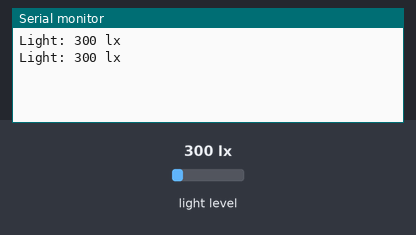
This sketch was run on a simulated Arduino Uno, built with avr-gcc and run on an emulated ATmega328P. Shown: the last lines printed to the serial monitor. Inputs (shaded band) come from the test bench; at power-on: light level 300 lx.

Above: at 1.8 s.
1.9 s: light level set to 40 lx
At 2.7 s:
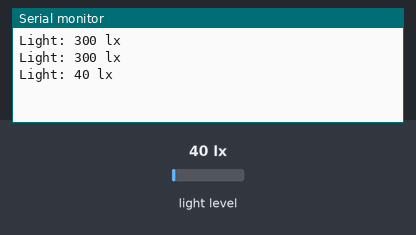
3.4 s: light level set to 500 lx
At 4.8 s:
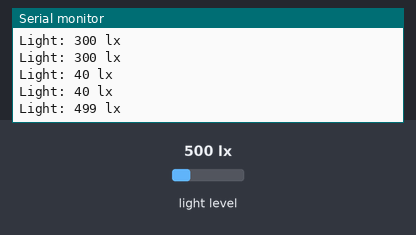
Timing chart, 0 to 6.4 s (numbered marks = the images above; inputs shaded):
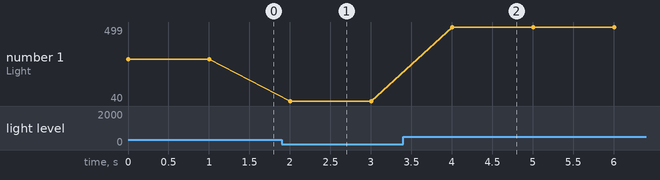

Measured:
- after the input at 1.9 s, the serial monitor: prints a new line after 0.10 s (image 1)
- after the input at 3.4 s, the serial monitor: prints a new line after 0.60 s (image 2)
- plotted number 1: 300 → 40 after the input at 1.9 s, 40 → 499 after the input at 3.4 s

The sketch:

_BH1750_Arduino.ino
```cpp
/*
Connection:

    VCC -> 3V3 or 5V
    GND -> GND
    SCL -> SCL (A5 on Arduino Uno, Leonardo, etc or 21 on Mega and Due, on esp8266 free selectable)
    SDA -> SDA (A4 on Arduino Uno, Leonardo, etc or 20 on Mega and Due, on esp8266 free selectable)
    ADD -> (not connected) or GND

  ADD pin => 0.7VCC => sensor address 0x5C
  ADD pin <  0.7VCC => sensor address 0x23
*/

#include <Wire.h>
#include <BH1750.h>

/*
  Library uses 0x23 address as default, but you can define the other address.
  If you had troubles with default value - try to change it to 0x5C.
*/
BH1750 lightMeter(0x23);

void setup(){

  Serial.begin(9600); /*no se usa, porque no se utiliza consola*/

  // Inicializa la comunicación I2C. La librería no lo hace automáticamente
  Wire.begin();
//lightMeter.begin();
lightMeter.begin(BH1750::CONTINUOUS_HIGH_RES_MODE_2);
  /*

    BH1750 has six different measurement modes. They are divided in two groups;
    continuous and one-time measurements. In continuous mode, sensor continuously
    measures lightness value. In one-time mode the sensor makes only one
    measurement and then goes into Power Down mode.

    Each mode, has three different precisions:

      - Low Resolution Mode - (4 lx precision, 16ms measurement time)
      - High Resolution Mode - (1 lx precision, 120ms measurement time)
      - High Resolution Mode 2 - (0.5 lx precision, 120ms measurement time)

    By default, the library uses Continuous High Resolution Mode, but you can
    set any other mode, by passing it to BH1750.begin() or BH1750.configure()
    functions.

    [!] Remember, if you use One-Time mode, your sensor will go to Power Down
    mode each time, when it completes a measurement and you've read it.

    Full mode list:

      BH1750_CONTINUOUS_LOW_RES_MODE
      BH1750_CONTINUOUS_HIGH_RES_MODE (default)
      BH1750_CONTINUOUS_HIGH_RES_MODE_2

      BH1750_ONE_TIME_LOW_RES_MODE
      BH1750_ONE_TIME_HIGH_RES_MODE
      BH1750_ONE_TIME_HIGH_RES_MODE_2

  */

  /* NO SE PONE YA QUE NO SE TIENE FORMA DE AVERIGUAR SI HAY PROBLEMA CON EL SENSOR
  // retorna un booleano que puede servir para ver si el sensor se inició bien
  if (lightMeter.begin(BH1750::CONTINUOUS_HIGH_RES_MODE)) {
    Serial.println(F("BH1750 Advanced begin"));
  }
  else {
    Serial.println(F("Error initialising BH1750"));
  }
*/
}


void loop() {

  uint16_t lux = lightMeter.readLightLevel();
  Serial.print("Light: ");
  Serial.print(lux);
  Serial.println(" lx");
  delay(1000);

}
```
